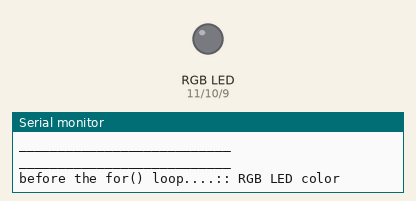
Recording of a sketch running on a simulated Arduino Uno, built with avr-gcc and run on an emulated ATmega328P. On the bench: an RGB LED mixed from three pins (HIGH = lit), the last lines printed to the serial monitor. Dim RGB values are drawn brighter than linear.

Above: at 0.15 s.
At 8.91 s:
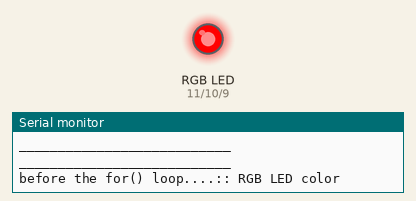
At 20.08 s:
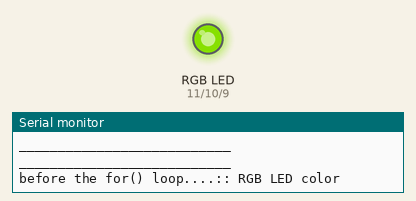
Timing chart, 0 to 20.0 s (numbered marks = the images above):
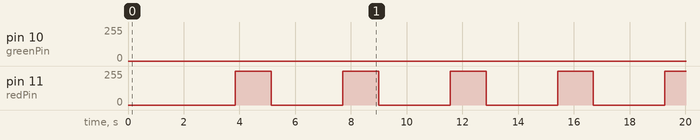

Measured:
- by itself, pin 11 (redPin): alternates 255/255 for 1.3 s and 0/255 for 2.6 s

The sketch:

MyRGBLoop.ino
```cpp
const int redPin = 11;
const int greenPin = 10;
const int bluePin = 9;

void setup() {
  // Start off with the LED off.
  Serial.begin(115200);
  setColourRgb(0,0,0);
}

void loop() {
  unsigned int rgbColour[3];
  int byteIn;

// setColourRgb(255, 0, 0);
// delay(5000);
// setColourRgb(0,255, 0);
// delay(5000);
// setColourRgb(0, 0, 255);
// delay(5000);


  // Start off with red.
  rgbColour[0] = 255;
  rgbColour[1] = 0;
  rgbColour[2] = 0;

  Serial.println("___________________________");
  Serial.println("___________________________");
  Serial.println("___________________________");

  Serial.println("before the for() loop....:: RGB LED color");
  // Choose the colours to increment and decrement.
  for (int decColour = 0; decColour < 3; decColour += 1) {
/*
        // send data only when you receive data:
        byteIn = 0;
        Serial.println("Enter a key to cycle the RGB LED color");

        while( byteIn == 0)
        {
          if (Serial.available() > 0) {
                // read the incoming byte:
                byteIn = Serial.read();

                // say what you got:
                Serial.print("I received: ");
                Serial.println(byteIn, DEC);
          }
        }

*/
    int incColour = decColour == 2 ? 0 : decColour + 1;

    // cross-fade the two colours.
    for(int i = 0; i < 255; i += 1) {
      rgbColour[decColour] -= 1;
      rgbColour[incColour] += 1;

      setColourRgb(rgbColour[0], rgbColour[1], rgbColour[2]);
      delay(5);
    }
  }
}

void setColourRgb(unsigned int red, unsigned int green, unsigned int blue) {
  analogWrite(redPin, red);
  analogWrite(greenPin, green);
  analogWrite(bluePin, blue);
 }
```
